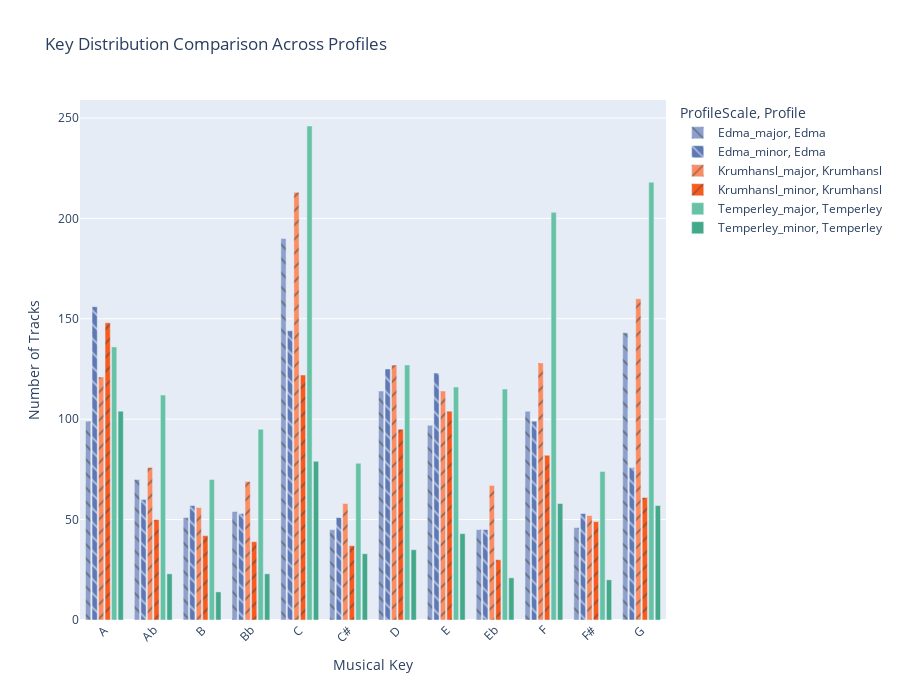

Source (notebook cell):
### Code cell
key_data = []
for profile in ["temperley", "krumhansl", "edma"]:
    # Select only rows where both key and scale are available.
    temp = df[[f"key_{profile}", f"scale_{profile}"]].dropna()
    # Rename columns for consistency.
    temp = temp.rename(columns={f"key_{profile}": "Key", f"scale_{profile}": "Scale"})
    # Create a new column that combines the algorithm (capitalized) with scale.
    temp["ProfileScale"] = profile.capitalize() + "_" + temp["Scale"].str.lower()
    # Also add a column for the Profile name.
    temp["Profile"] = profile.capitalize()
    key_data.append(temp)

# Combine data from all profiles.
key_df = pd.concat(key_data)

# Now aggregate counts per Key and per ProfileScale.
key_df = (
    key_df.groupby(["Key", "ProfileScale", "Profile", "Scale"])
    .size()
    .reset_index(name="Count")
)

# Calculate percentages
total_counts = key_df.groupby("ProfileScale")["Count"].transform("sum")
key_df["Percentage"] = (key_df["Count"] / total_counts) * 100

# --- Define base colors for each profile ---
base_colors = {"Temperley": "#66c2a5", "Krumhansl": "#fc8d62", "Edma": "#8da0cb"}


def adjust_color_brightness(hex_color: str, factor: float) -> str:
    """
    Adjust the brightness of a hex color by multiplying its lightness by the given factor.
    factor < 1 darkens the color; factor > 1 lightens the color.
    """
    hex_color = hex_color.lstrip("#")
    r, g, b = tuple(int(hex_color[i : i + 2], 16) for i in (0, 2, 4))
    # Convert RGB to HLS (Hue, Lightness, Saturation)
    h, l, s = colorsys.rgb_to_hls(r / 255, g / 255, b / 255)
    # Adjust the lightness
    l = max(0, min(1, l * factor))
    r_new, g_new, b_new = colorsys.hls_to_rgb(h, l, s)
    return "#{:02x}{:02x}{:02x}".format(
        int(r_new * 255), int(g_new * 255), int(b_new * 255)
    )


color_map = {
    "Temperley_major": base_colors["Temperley"],
    "Temperley_minor": adjust_color_brightness(base_colors["Temperley"], 0.8),
    "Krumhansl_major": base_colors["Krumhansl"],
    "Krumhansl_minor": adjust_color_brightness(base_colors["Krumhansl"], 0.8),
    "Edma_major": base_colors["Edma"],
    "Edma_minor": adjust_color_brightness(base_colors["Edma"], 0.8),
}

pattern_map = {"Temperley": "", "Krumhansl": "/", "Edma": "\\"}

# Create the grouped bar chart.
fig = px.bar(
    key_df,
    x="Key",
    y="Count",
    color="ProfileScale",
    barmode="group",
    title="Key Distribution Comparison Across Profiles",
    color_discrete_map=color_map,
    pattern_shape="Profile",
    pattern_shape_map=pattern_map,
    hover_data=["Percentage"],
)

fig.update_layout(
    xaxis_tickangle=-45,
    height=700,
    xaxis_title="Musical Key",
    yaxis_title="Number of Tracks",
)

fig.update_traces(
    hovertemplate="<b>%{x}</b><br>Number of Tracks: %{y}<br>Percentage: %{customdata[0]:.2f}%<extra></extra>"
)

fig.update_layout(bargroupgap=0.2)

fig.show()

### Figure 1 — Plotly figure (JSON) as saved in the notebook; plotly's stock layout.template omitted (floating-point values rounded to 4 significant figures)
{"data": [{"alignmentgroup": "True", "customdata": [[9.357], [6.616], [4.82], [5.104], [17.96], [4.253], [10.78], [9.168], [4.253], [9.83], [4.348], [13.52]], "hovertemplate": "<b>%{x}</b><br>Number of Tracks: %{y}<br>Percentage: %{customdata[0]:.2f}%<extra></extra>", "legendgroup": "Edma_major, Edma", "marker": {"color": "#8da0cb", "pattern": {"shape": "\\"}}, "name": "Edma_major, Edma", "offsetgroup": "Edma_major, Edma", "orientation": "v", "showlegend": true, "textposition": "auto", "type": "bar", "x": ["A", "Ab", "B", "Bb", "C", "C#", "D", "E", "Eb", "F", "F#", "G"], "xaxis": "x", "y": [99, 70, 51, 54, 190, 45, 114, 97, 45, 104, 46, 143], "yaxis": "y"}, {"alignmentgroup": "True", "customdata": [[14.97], [5.758], [5.47], [5.086], [13.82], [4.894], [12.0], [11.8], [4.319], [9.501], [5.086], [7.294]], "hovertemplate": "<b>%{x}</b><br>Number of Tracks: %{y}<br>Percentage: %{customdata[0]:.2f}%<extra></extra>", "legendgroup": "Edma_minor, Edma", "marker": {"color": "#5d78b5", "pattern": {"shape": "\\"}}, "name": "Edma_minor, Edma", "offsetgroup": "Edma_minor, Edma", "orientation": "v", "showlegend": true, "textposition": "auto", "type": "bar", "x": ["A", "Ab", "B", "Bb", "C", "C#", "D", "E", "Eb", "F", "F#", "G"], "xaxis": "x", "y": [156, 60, 57, 53, 144, 51, 125, 123, 45, 99, 53, 76], "yaxis": "y"}, {"alignmentgroup": "True", "customdata": [[9.75], [6.124], [4.512], [5.56], [17.16], [4.674], [10.23], [9.186], [5.399], [10.31], [4.19], [12.89]], "hovertemplate": "<b>%{x}</b><br>Number of Tracks: %{y}<br>Percentage: %{customdata[0]:.2f}%<extra></extra>", "legendgroup": "Krumhansl_major, Krumhansl", "marker": {"color": "#fc8d62", "pattern": {"shape": "/"}}, "name": "Krumhansl_major, Krumhansl", "offsetgroup": "Krumhansl_major, Krumhansl", "orientation": "v", "showlegend": true, "textposition": "auto", "type": "bar", "x": ["A", "Ab", "B", "Bb", "C", "C#", "D", "E", "Eb", "F", "F#", "G"], "xaxis": "x", "y": [121, 76, 56, 69, 213, 58, 127, 114, 67, 128, 52, 160], "yaxis": "y"}, {"alignmentgroup": "True", "customdata": [[17.23], [5.821], [4.889], [4.54], [14.2], [4.307], [11.06], [12.11], [3.492], [9.546], [5.704], [7.101]], "hovertemplate": "<b>%{x}</b><br>Number of Tracks: %{y}<br>Percentage: %{customdata[0]:.2f}%<extra></extra>", "legendgroup": "Krumhansl_minor, Krumhansl", "marker": {"color": "#fa5b1d", "pattern": {"shape": "/"}}, "name": "Krumhansl_minor, Krumhansl", "offsetgroup": "Krumhansl_minor, Krumhansl", "orientation": "v", "showlegend": true, "textposition": "auto", "type": "bar", "x": ["A", "Ab", "B", "Bb", "C", "C#", "D", "E", "Eb", "F", "F#", "G"], "xaxis": "x", "y": [148, 50, 42, 39, 122, 37, 95, 104, 30, 82, 49, 61], "yaxis": "y"}, {"alignmentgroup": "True", "customdata": [[8.553], [7.044], [4.403], [5.975], [15.47], [4.906], [7.987], [7.296], [7.233], [12.77], [4.654], [13.71]], "hovertemplate": "<b>%{x}</b><br>Number of Tracks: %{y}<br>Percentage: %{customdata[0]:.2f}%<extra></extra>", "legendgroup": "Temperley_major, Temperley", "marker": {"color": "#66c2a5", "pattern": {"shape": ""}}, "name": "Temperley_major, Temperley", "offsetgroup": "Temperley_major, Temperley", "orientation": "v", "showlegend": true, "textposition": "auto", "type": "bar", "x": ["A", "Ab", "B", "Bb", "C", "C#", "D", "E", "Eb", "F", "F#", "G"], "xaxis": "x", "y": [136, 112, 70, 95, 246, 78, 127, 116, 115, 203, 74, 218], "yaxis": "y"}, {"alignmentgroup": "True", "customdata": [[20.39], [4.51], [2.745], [4.51], [15.49], [6.471], [6.863], [8.431], [4.118], [11.37], [3.922], [11.18]], "hovertemplate": "<b>%{x}</b><br>Number of Tracks: %{y}<br>Percentage: %{customdata[0]:.2f}%<extra></extra>", "legendgroup": "Temperley_minor, Temperley", "marker": {"color": "#43a989", "pattern": {"shape": ""}}, "name": "Temperley_minor, Temperley", "offsetgroup": "Temperley_minor, Temperley", "orientation": "v", "showlegend": true, "textposition": "auto", "type": "bar", "x": ["A", "Ab", "B", "Bb", "C", "C#", "D", "E", "Eb", "F", "F#", "G"], "xaxis": "x", "y": [104, 23, 14, 23, 79, 33, 35, 43, 21, 58, 20, 57], "yaxis": "y"}], "layout": {"bargroupgap": 0.2, "barmode": "group", "height": 700, "legend": {"title": {"text": "ProfileScale, Profile"}, "tracegroupgap": 0}, "title": {"text": "Key Distribution Comparison Across Profiles"}, "xaxis": {"anchor": "y", "domain": [0, 1], "tickangle": -45, "title": {"text": "Musical Key"}}, "yaxis": {"anchor": "x", "domain": [0, 1], "title": {"text": "Number of Tracks"}}}}
